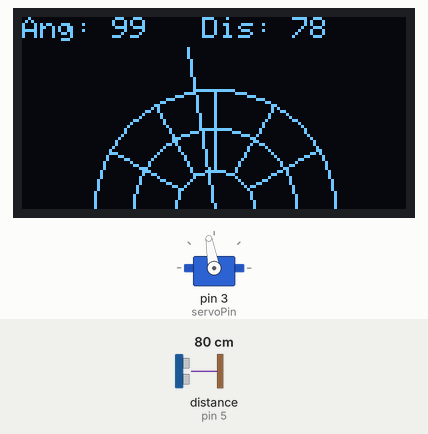
A sketch run on a simulated Arduino Uno, built with avr-gcc and run on an emulated ATmega328P. On the bench: servo, 128×64 one-colour display. Wiring (inferred from the names in the program): ultrasonic range finder: trigger pin 4; echo pin 5. Inputs (shaded band) come from the test bench; at power-on: distance to the obstacle (sensor on pin 5) 80 cm. The echo pulse lasts 58.3 µs per cm; what the sketch prints to the serial monitor is not drawn.

Above: at 3.2 s.
3.3 s: distance to the obstacle (sensor on pin 5) set to 2 cm
At 3.53 s:
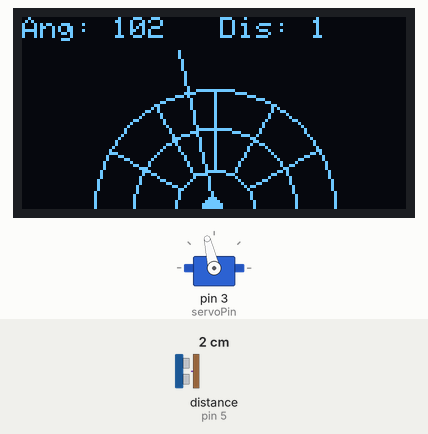
4.9 s: distance to the obstacle (sensor on pin 5) set to 153 cm
At 5.46 s:
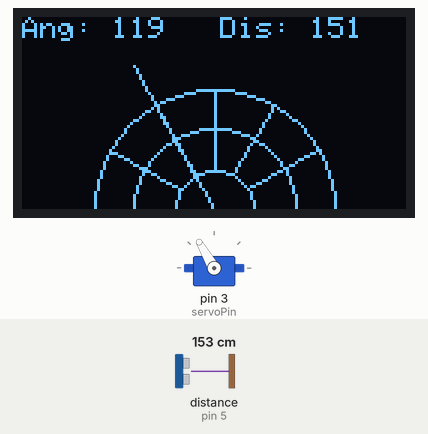
7.1 s: distance to the obstacle (sensor on pin 5) set to 4 cm
At 7.36 s:
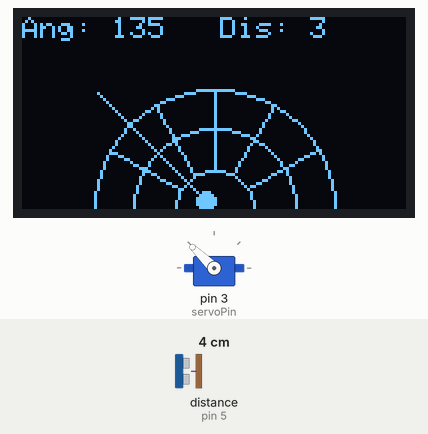
8.9 s: distance to the obstacle (sensor on pin 5) set to 60 cm
At 9.14 s:
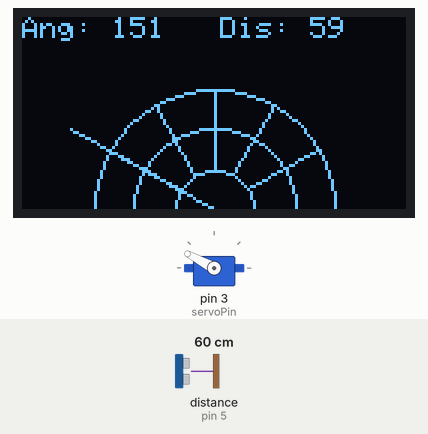
10.7 s: distance to the obstacle (sensor on pin 5) set to 9 cm
At 10.96 s:
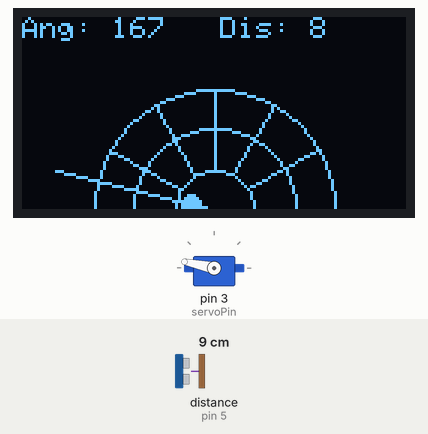
Timing chart, 0 to 25.1 s (numbered marks = the images above; inputs shaded):
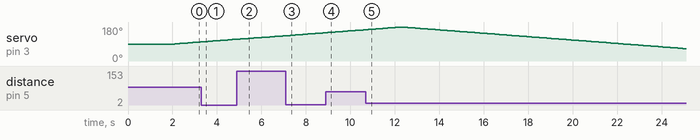

Measured:
- after the input at 3.3 s, the display: first differs from a run without the input after 0.18 s (image 1)
- after the input at 4.9 s, the display: first differs from a run without the input after 0.14 s (image 2 shows a later state)
- after the input at 7.1 s, the display: first differs from a run without the input after 0.21 s (image 3)
- after the input at 8.9 s, the display: first differs from a run without the input after 0.19 s (image 4)
- after the input at 10.7 s, the display: first differs from a run without the input after 0.21 s (image 5)
- by itself, servo on pin 3 (servoPin): rises from 166° to 180° in 1.5 s, then falls to 65° in 12.8 s

The sketch:

sonic_raider_oled.ino
```cpp
#include <Adafruit_SSD1306.h>
#include <Adafruit_GFX.h>
#include <Servo.h>
#include <Wire.h>

Servo servo;

int trig = 4, echo = 5;             //초음파센서 핀 설정
int servoPin = 3, ang = 90, i = 1;  //서보 핀, 각도, 증가량 설정
long distance, duration;            //거리 및 펄스 지속 시간 변수 선언

#define SCREEN_WIDTH 128
#define SCREEN_HIGHT 64
#define OLED_RESET -1
Adafruit_SSD1306 oled(128, 64, &Wire, -1);  // OLED 초기화

struct Obstacle{
  int x, y;
  bool detected;
};

void setup() {
  //시리얼 통신, 핀모드, 서보모터 핀, 초기 각도 설정
  Serial.begin(9600);
  pinMode(trig, OUTPUT);
  pinMode(echo, INPUT);
  servo.attach(servoPin);
  servo.write(ang);

  //OLED 초기화
  if(!oled.begin(SSD1306_SWITCHCAPVCC, 0x3C)){
    Serial.println(F("SSD1306 allocation failed"));
    for(;;);
  }
  delay(2000);
  oled.clearDisplay();
  oled.display();
}

void loop() {
  oled.clearDisplay();
  drawRadar();              // 레이더 그리는 함수
  oled.setTextSize(1);      // 텍스트 크기
  oled.setTextColor(SSD1306_WHITE); // 텍스트 색상
  oled.setCursor(0, 0);     // 각도 출력 텍스트 위치
  oled.print("Ang: ");
  oled.print(ang);
  oled.print("   Dis: ");
  oled.print(distance);
  oled.display();           // oled에 출력

  // 초음파 발생
  digitalWrite(trig, LOW);
  delayMicroseconds(2);  //2uS 동안 멈춤
  digitalWrite(trig, HIGH);
  delayMicroseconds(10);  //10uS 동안 동작
  digitalWrite(trig, LOW);

  // 거리 계산
  duration = pulseIn(echo, HIGH);     // 시간 측정
  distance = (duration * 0.034) / 2;  // 음속:초속 340m

  // 서보모터의 움직임을 위한 각도 설정
  ang += i;
  if (ang > 180) {
    ang = 179;
    i = -1;
  }
  else if (ang < 0) {
    ang = 1;
    i = 1;
  }
  servo.write(ang);

  // 시리얼모니터에 출력(processing에서 데이터 처리를 하기 위해 구분자 사용)
  Serial.print(ang);
  Serial.print(",");
  Serial.print(distance);
  Serial.print(".");

  delay(70); //서보모터가 움직이는 시간을 줍니다.
}

// 레이더 그리기 함수
void  drawRadar(){
  oled.setTextSize(1);
  oled.setTextColor(SSD1306_WHITE);

  // 레이더 원 그리기
  for(int i = 1; i <= 3; ++i)
    oled.drawCircle(SCREEN_WIDTH / 2, SCREEN_HIGHT, i*(SCREEN_HIGHT - 10) / 4, SSD1306_WHITE);

  // 레이더 각도 라인 그리기
  for(int i=30; i<=150; i=i+30){
    float angleRad = radians(i);
    int x1 = SCREEN_WIDTH/2+(3*(SCREEN_HIGHT-10)/4)*cos(angleRad);
    int y1 = SCREEN_HIGHT-(3*(SCREEN_HIGHT-10)/4)*sin(angleRad);
    int x2 = SCREEN_WIDTH/2+(SCREEN_HIGHT-10)/4*cos(angleRad);
    int y2 = SCREEN_HIGHT-(SCREEN_HIGHT-10)/4*sin(angleRad);
    oled.drawLine(x1, y1, x2, y2, SSD1306_WHITE);
  }

  // 현재 각도에 대한 라인 그리기
  float angleRad = radians(ang);
  int lineLength = SCREEN_HIGHT-10;
  int x2 = SCREEN_WIDTH/2+lineLength*cos(angleRad);
  int y2 = SCREEN_HIGHT-lineLength*sin(angleRad);
  oled.drawLine(SCREEN_WIDTH/2, SCREEN_HIGHT, x2, y2, SSD1306_WHITE);

  // 외부 원의 반지름 설정
  int outerCircleRadius = 3*(SCREEN_HIGHT-10)/4;
  int obstacleDistance = distance;
  if(obstacleDistance < outerCircleRadius){
    drawSmallCircleInArc(ang, obstacleDistance);
  }
}

// 호 내의 작은 원 그리기 함수
void drawSmallCircleInArc(int angle, int dist){
  float radianAngle = radians(angle);

  int centerX = SCREEN_WIDTH/2+dist*cos(radianAngle);
  int centerY = SCREEN_HIGHT-dist*sin(radianAngle);

  oled.fillCircle(centerX, centerY, 3, SSD1306_WHITE);
}
```
